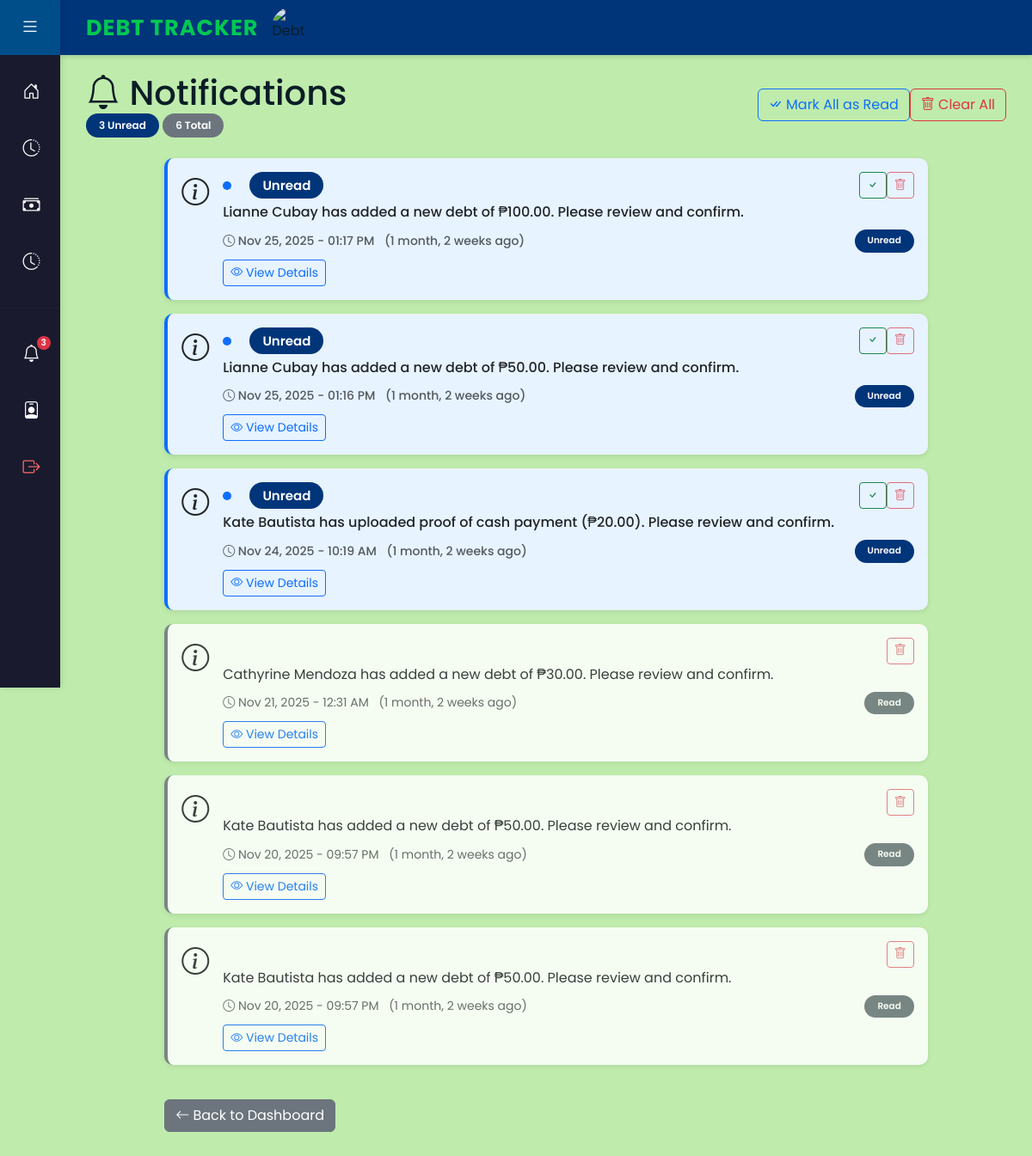
/notifications/ (signed in), run on the app's committed database.
### myapp/models.py (models this page shows, shortened)
class Notification(models.Model):
    NOTIFICATION_TYPES = [
        ('payment_success', 'Payment Success'),
        ('payment_received', 'Payment Received'),
        ('payment_pending', 'Payment Pending'),
        ('payment_debtor_proof_uploaded', 'Debtor Proof Uploaded'),
        ('payment_creditor_proof_uploaded', 'Creditor Proof Uploaded'),
        ('payment_completed', 'Payment Completed'),
        ('partial_payment_received', 'Partial Payment Received'),
        ('debt_confirmed', 'Debt Confirmed'),
        ('debt_rejected', 'Debt Rejected'),
        ('debt_added', 'Debt Added'),
        ('debt_pending_confirmation', 'Debt Pending Confirmation'),
        ('proof_uploaded', 'Proof Uploaded'),
        ('debt_acknowledged', 'Debt Acknowledged'),
        ('debt_active', 'Debt Active'),
    ]
    user = models.ForeignKey(
        settings.AUTH_USER_MODEL,
        on_delete=models.CASCADE,
        related_name='notifications',
        help_text="User who receives this notification"
    )
    notification_type = models.CharField(
        max_length=50,
        choices=NOTIFICATION_TYPES,
        help_text="Type of notification"
    )
    message = models.TextField(
        help_text="Notification message"
    )
    related_id = models.IntegerField(
        blank=True,
        null=True,
        help_text="Related object ID (for generic references)"
    )
    related_payment = models.ForeignKey(
        Payment,
        on_delete=models.CASCADE,
        blank=True,
        null=True,
        related_name='notifications',
        help_text="Related payment (if applicable)"
    )
    related_debt = models.ForeignKey(
        Debt,
        on_delete=models.CASCADE,
        blank=True,
        null=True,
        related_name='notifications',
        help_text="Related debt (if applicable)"
    )
    is_read = models.BooleanField(
        default=False,
        help_text="Whether notification has been read"
    )
    created_at = models.DateTimeField(
        auto_now_add=True,
        help_text="When notification was created"
    )
    class Meta:
        verbose_name = 'Notification'
        verbose_name_plural = 'Notifications'
        ordering = ['-created_at']
        indexes = [
            models.Index(fields=['user', 'is_read', '-created_at']),
        ]

### myapp/views.py (the view)
# urls.py: path('notifications/', views.notifications_view, name='notifications'),
@login_required
def notifications_view(request):
    notifications = Notification.objects.filter(user=request.user).order_by('-created_at')
    unread_count = notifications.filter(is_read=False).count()
    context = {
        'notifications': notifications,
        'unread_count': unread_count,
    }
    return render(request, 'notifications.html', context)

### myapp/context_processors.py (called while the page is built)
def unread_notifications(request):
    if request.user.is_authenticated:
        unread_count = Notification.objects.filter(user=request.user, is_read=False).count()
        return {
            'unread_notifications_count': unread_count
        }
    return {
        'unread_notifications_count': 0
    }

### myapp/templates/notifications.html (shortened to what this page needs)
{% extends 'dashboard_base.html' %}
{% block content %}
<div class="row">
    <div class="col-12">
        <div class="d-flex justify-content-between align-items-center mb-4">
            <div>
                <h1 class="mb-0">
                    <i class="bi bi-bell"></i> Notifications
                </h1>
                {% if notifications %}
                <p class="text-muted mb-0">
                    <span class="badge bg-primary">{{ unread_notifications_count }} Unread</span>
                    <span class="badge bg-secondary">{{ notifications.count }} Total</span>
                </p>
                {% endif %}
            </div>
            {% if notifications %}
            <div class="btn-group">
                <form method="post" action="{% url 'myapp:mark_all_read' %}" style="display:inline;">
                    <button type="submit" class="btn btn-outline-primary">
                        <i class="bi bi-check-all"></i> Mark All as Read
                    </button>
                </form>
                <form method="post" action="{% url 'myapp:clear_all_notifications' %}" style="display:inline;">
                    <button type="submit" class="btn btn-outline-danger" onclick="return confirm('Are you sure you want to delete all notifications? This action cannot be undone.')">
                        <i class="bi bi-trash"></i> Clear All
                    </button>
                </form>
            </div>
            {% endif %}
        </div>
    </div>
</div>
<div class="row">
    <div class="col-lg-10 mx-auto">
        {% if notifications %}
            {% for notification in notifications %}
            <div class="card notification-item mb-3 {% if not notification.is_read %}unread{% else %}read{% endif %}" id="notification-{{ notification.id }}">
                <div class="card-body">
                    <div class="d-flex">
                        <div class="me-3">
                            {% if notification.notification_type == 'payment_success' %}
                                <i class="bi bi-check-circle-fill notification-icon payment-success"></i>
                            {% elif notification.notification_type == 'payment_received' %}
                                <i class="bi bi-cash-coin notification-icon payment-received"></i>
                            {% elif notification.notification_type == 'debt_confirmed' %}
                                <i class="bi bi-check-square notification-icon debt-confirmed"></i>
                            {% elif notification.notification_type == 'debt_rejected' %}
                                <i class="bi bi-x-circle notification-icon debt-rejected"></i>
                            {% elif notification.notification_type == 'debt_added' %}
                                <i class="bi bi-plus-circle notification-icon debt-added"></i>
                            {% elif notification.notification_type == 'debt_pending_confirmation' %}
                                <i class="bi bi-clock-history notification-icon debt-pending-confirmation"></i>
                            {% elif notification.notification_type == 'debt_paid' %}
                                <i class="bi bi-check-circle-fill notification-icon payment-success"></i>
                            {% else %}
                                <i class="bi bi-info-circle notification-icon"></i>
                            {% endif %}
                        </div>
                        <div class="flex-grow-1">
                            <div class="d-flex justify-content-between align-items-start">
                                <div>
                                    <h5 class="mb-1">
                                        {% if not notification.is_read %}
                                        <span class="unread-indicator" title="Unread"></span>
                                        {% endif %}
                                        {% if not notification.is_read %}
                                        <span class="badge bg-primary ms-2">Unread</span>
                                        {% endif %}
                                    </h5>
                                </div>
                                <div class="btn-group btn-group-sm">
                                    {% if not notification.is_read %}
                                    <form method="post" action="{% url 'myapp:mark_notification_read' notification.id %}" style="display:inline;">
                                        <button type="submit" class="btn btn-sm btn-outline-success" title="Mark as read">
                                            <i class="bi bi-check"></i>
                                        </button>
                                    </form>
                                    {% endif %}
                                    <form method="post" action="{% url 'myapp:delete_notification' notification.id %}" style="display:inline;">
                                        <button type="submit" class="btn btn-sm btn-outline-danger delete-btn" title="Delete notification" onclick="return confirm('Delete this notification?')">
                                            <i class="bi bi-trash"></i>
                                        </button>
                                    </form>
                                </div>
                            </div>
                            <p class="mb-2">{{ notification.message }}</p>
                            <div class="d-flex justify-content-between align-items-center">
                                <small class="text-muted">
                                    <i class="bi bi-clock"></i> {{ notification.created_at|date:"M d, Y - h:i A" }}
                                    <span class="ms-2">({{ notification.created_at|timesince }} ago)</span>
                                </small>
                                <small>
                                    {% if notification.is_read %}
                                    <span class="badge bg-secondary">Read</span>
                                    {% else %}
                                    <span class="badge bg-primary">Unread</span>
                                    {% endif %}
                                </small>
                            </div>
                            {% if notification.related_payment %}
                            <div class="mt-2">
                                <a href="{% url 'myapp:view_receipt' notification.related_payment.id %}"
                                   class="btn btn-sm btn-outline-primary view-notification-link"
                                   data-notification-id="{{ notification.id }}"
                                   data-is-read="{{ notification.is_read|lower }}">
                                    <i class="bi bi-receipt"></i> View Receipt
                                </a>
                            </div>
                            {% elif notification.related_debt %}
                            <div class="mt-2">
                                <a href="{% url 'myapp:debt_detail' notification.related_debt.id %}"
                                   class="btn btn-sm btn-outline-primary view-notification-link"
                                   data-notification-id="{{ notification.id }}"
                                   data-is-read="{{ notification.is_read|lower }}">
                                    <i class="bi bi-eye"></i> View Details
                                </a>
                            </div>
                            {% endif %}
                        </div>
                    </div>
                </div>
            </div>
            {% endfor %}
        {% endif %}
    </div>
</div>
<div class="row mt-4">
    <div class="col-lg-10 mx-auto">
        <a href="{% if user.account_type == 'creditor' %}{% url 'myapp:creditor_dashboard' %}{% else %}{% url 'myapp:debtor_dashboard' %}{% endif %}" class="btn btn-secondary">
            <i class="bi bi-arrow-left"></i> Back to Dashboard
        </a>
    </div>
</div>
{% endblock %}

### myapp/templates/dashboard_base.html (style rules this page uses)
:root { --primary-color: #00357a; --secondary-color: #004E89; --background-color: #bfecac; --accent-color: #A8E6CF; --text-color: #0B1D26; --white: #FFFFFF; --sidebar-bg: #1a1a2e; --sidebar-hover: #16213e; }
* { font-family: 'Poppins', sans-serif; }
body { min-height: 100vh; background-color: var(--background-color); color: var(--text-color); display: flex; }
.card { background-color: var(--white); border: none; border-radius: 10px; box-shadow: 0 2px 6px rgba(0,0,0,0.1); transition: transform 0.3s ease, box-shadow 0.3s ease; }
.badge { padding: 8px 15px; border-radius: 20px; font-weight: 600; }
.bg-primary { background-color: var(--primary-color) !important; }

### myapp/templates/notifications.html (style rules this page uses)
.notification-item { border-left: 4px solid #0d6efd; transition: all 0.3s; }
.notification-item.unread { background-color: #e7f3ff; border-left-color: #0d6efd; font-weight: 500; }
.notification-item.read { border-left-color: #6c757d; opacity: 0.85; }
.notification-icon { font-size: 2rem; }
.delete-btn { opacity: 0.7; transition: opacity 0.3s; }
.unread-indicator { width: 10px; height: 10px; background-color: #0d6efd; border-radius: 50%; display: inline-block; margin-right: 8px; animation: pulse 2s infinite; }

### data on the page
Notification: is_read False (drawn), message "Lianne Cubay has added a new debt of ₱100.00. Please review and confirm.", created_at "Nov 25, 2025 - 01:17 PM", created_at "1 month, 2 weeks"
Notification: is_read False (drawn), message "Lianne Cubay has added a new debt of ₱50.00. Please review and confirm.", created_at "Nov 25, 2025 - 01:16 PM", created_at "1 month, 2 weeks"
Notification: is_read False (drawn), message "Kate Bautista has uploaded proof of cash payment (₱20.00). Please review and confirm.", created_at "Nov 24, 2025 - 10:19 AM", created_at "1 month, 2 weeks"
Notification: message "Cathyrine Mendoza has added a new debt of ₱30.00. Please review and confirm.", created_at "Nov 21, 2025 - 12:31 AM", created_at "1 month, 2 weeks", is_read "Read"
Notification: message "Kate Bautista has added a new debt of ₱50.00. Please review and confirm.", created_at "Nov 20, 2025 - 09:57 PM", created_at "1 month, 2 weeks", is_read "Read"
Notification: message "Kate Bautista has added a new debt of ₱50.00. Please review and confirm.", created_at "Nov 20, 2025 - 09:57 PM", created_at "1 month, 2 weeks", is_read "Read"

### other printed values
{{ unread_notifications_count }} "3"
{{ notifications.count }} "6"
